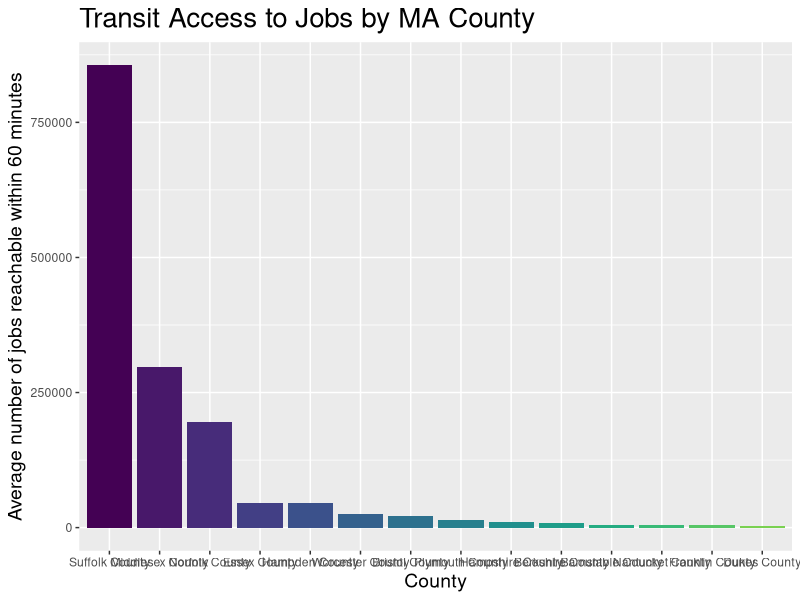
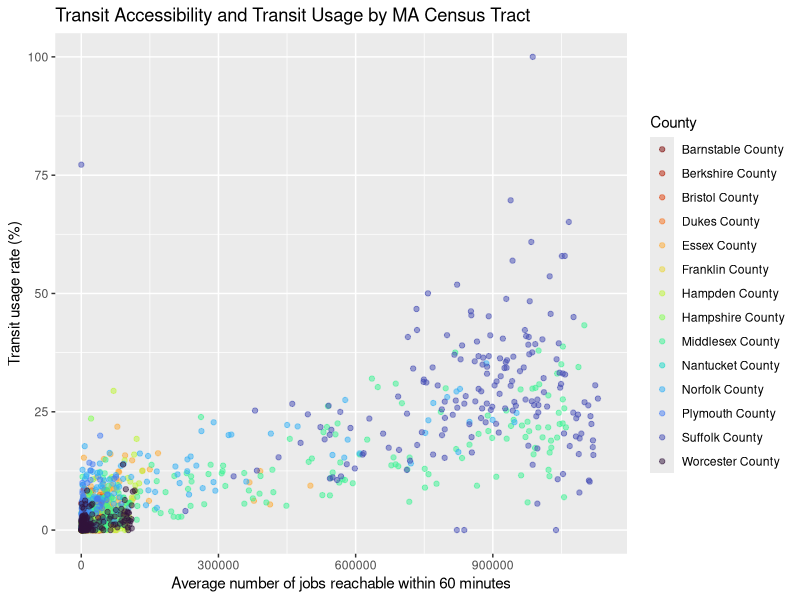
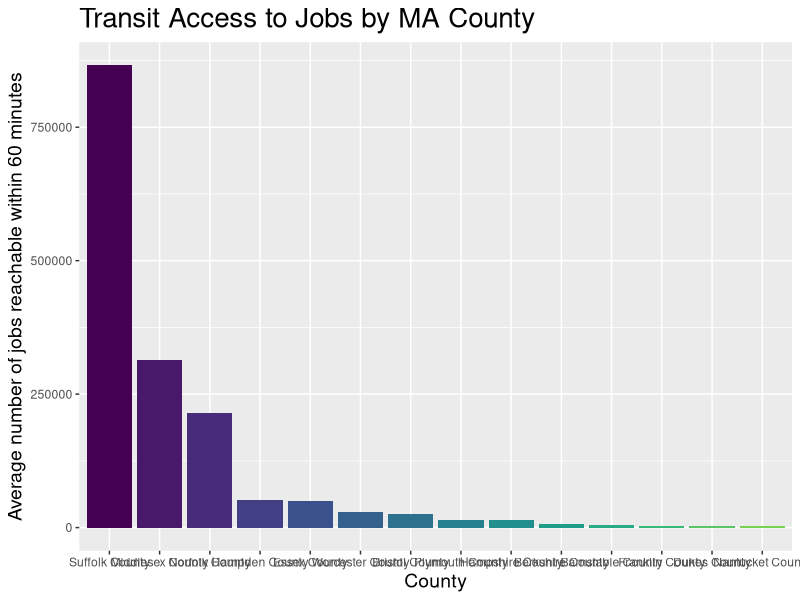
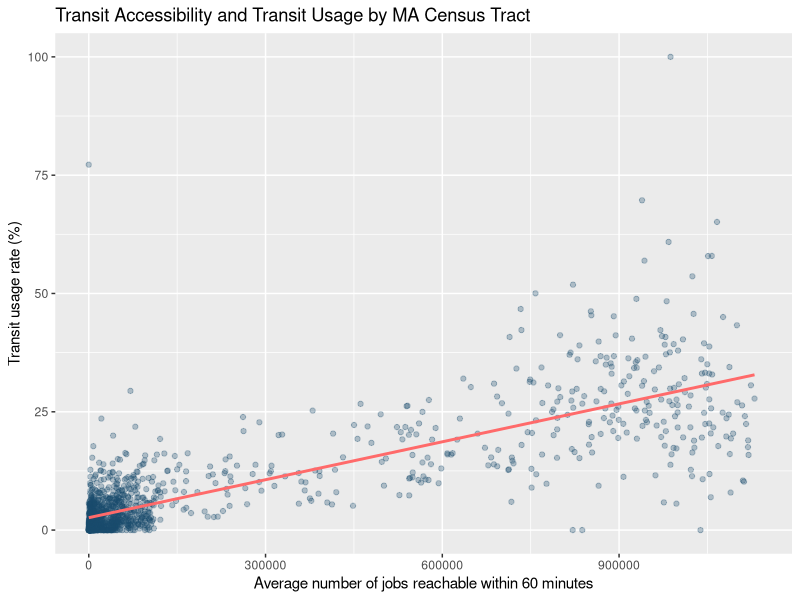

Source code (R) for these figures, in order:
## ---- chunk 1

## Loading packages

library(tidyverse)
library(viridisLite)
library(broom)
options(scipen = 999)

## Loading job access data for the county-level

transit_county <- read_csv("data/Massachusetts_25_transit_county_2021.csv")


## Subset travel time threshold

transit_county_3600 <- transit_county |> 
  filter(threshold == 3600)

## ---- chunk 2

## Job access barplot

transit_county_barplot <- transit_county_3600 |>
  ggplot(mapping = aes(x = fct_reorder(geo_name, desc(weighted_average)), y = weighted_average)) +
  geom_col(aes(fill = fct_reorder(geo_name, desc(weighted_average)))) +
  labs(title = "Transit Access to Jobs by MA County",
       x = "County",
       y = "Average number of jobs reachable within 60 minutes",
       fill = "County") +
  scale_fill_viridis_d(option = "viridis", begin = 0, end = 0.8) +
  theme(legend.position = "none",
        plot.title = element_text(size = 20),
        axis.title.x = element_text(size = 14),
        axis.title.y = element_text(size = 14))

transit_county_barplot


## ---- chunk 3

## MA counties w/ geoids

transit_county_3600 |>
  select(geoid, geo_name) |>
  knitr::kable(col.names = c("FIPS Code", "County"))
## ---- chunk 4

B08301 <- read_csv("data/ACSDT5Y2021_B08301_Data.csv")

## ---- chunk 5

B08301[B08301 == "null"] <- NA ## converting "null" values to NAs

B08301 <- B08301 |> 
  select(where(~ !any(is.na(.)))) ## removing all columns with NA values

## ---- chunk 6

## setting column names using the first row

colnames(B08301) <- B08301[1, ]
B08301 <- B08301[-1, ] ## removing the first row

## ---- chunk 7

## changing `Geography` to `geoid`

B08301 <- B08301 |>
  rename(geoid = Geography)

## removing prefixes

B08301$geoid <- sub("^1400000US", "", B08301$geoid)

## splitting `Geographic Area Name`

B08301 <- B08301 |>
  separate("Geographic Area Name", into = c("census_tract", "county", "state"), sep = ", ")


## changing class

B08301 <- B08301 |>
  mutate(
    across(
      contains("Total"), as.double),
    across(
      contains("geoid"), as.double
    )
  )

head(B08301)

## ---- chunk 8

## Loading job access data for the census tract-level

transit_census_tract <- read_csv("data/Massachusetts_25_transit_census_tract_2021.csv")

## Subset travel time threshold

transit_census_tract_3600 <- transit_census_tract |> 
  filter(threshold == 3600)

## joining B08301 and transit_census_tract_3600

transit_census_tract_3600 <- transit_census_tract_3600 |>
  inner_join(B08301)

head(transit_census_tract_3600)

## ---- chunk 9

## calculating transit usage rate

transit_census_tract_3600 <- transit_census_tract_3600 |>
  mutate(
    transit_rate = `Estimate!!Total:!!Public transportation (excluding taxicab):` / `Estimate!!Total:`
  ) |>
  select(mode:`Estimate!!Total:`, 
         `Estimate!!Total:!!Public transportation (excluding taxicab):`, 
         transit_rate, everything())

## scatterplot

transit_census_tract_3600 |>
  ggplot(mapping = aes(x = weighted_average, y = transit_rate * 100)) +
  geom_point(mapping = aes(color = county)) +
  labs(title = "Transit Accessibility and Transit Usage by MA Census Tract", 
       x = "Average number of jobs reachable within 60 minutes",
       y = "Transit usage rate (%)",
       color = "County") +
  scale_color_viridis_d(option = "turbo", begin = 0, end = 1, alpha = .5, direction = -1)

## ---- chunk 10

## creating county-level data

transit_counties_3600 <- transit_census_tract_3600 |>
  group_by(county) |>
  summarize(transit_rate = mean(transit_rate, na.rm = TRUE),
            weighted_average = mean(weighted_average, na.rm = TRUE))

transit_counties_3600 |>
  mutate(transit_rate = transit_rate * 100) |>
  knitr::kable(col.names = c("County", "Transit usage rate (%)", "Average number of jobs reachable"), digits = c(0, 2, 0))

## county-level barplot 

transit_counties_barplot <- transit_counties_3600 |>
  ggplot(mapping = aes(x = fct_reorder(county, desc(weighted_average)), y = weighted_average)) +
  geom_col(aes(fill = fct_reorder(county, desc(weighted_average)))) +
  labs(title = "Transit Access to Jobs by MA County",
       x = "County",
       y = "Average number of jobs reachable within 60 minutes",
       fill = "County") +
  scale_fill_viridis_d(option = "viridis", begin = 0, end = 0.8) +
  theme(legend.position = "none",
        plot.title = element_text(size = 20),
        axis.title.x = element_text(size = 14),
        axis.title.y = element_text(size = 14))

transit_counties_barplot


## ---- chunk 11

## regression line

transit_census_tract_3600 |>
  ggplot(mapping = aes(x = weighted_average, y = transit_rate * 100)) +
  geom_point(color = "#1a4c6d", alpha = 0.3) +
  labs(title = "Transit Accessibility and Transit Usage by MA Census Tract", 
       x = "Average number of jobs reachable within 60 minutes",
       y = "Transit usage rate (%)",
       color = "County") +
  geom_smooth(method = "lm", se = FALSE, color = "indianred1", size = 1)

## line of best fit function and R^2

transit_fit <- lm(transit_rate ~ weighted_average, data = transit_census_tract_3600)
transit_fit

glance(transit_fit)
summary(transit_fit)$r.squared

